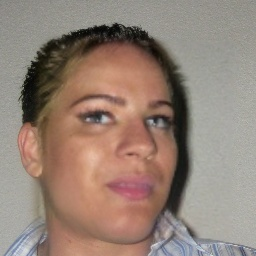
#> input picture backend/evaluation/datasets/development_train/fake_00051.jpg, 256 x 256 px
$ python -i run_representation_ablation.py   (imports and definitions only)   (older library calls are emulated)
#> lines starting #> are read from the running program, lines starting #| are printed output that depends on the picture
### backend/app/config.py
from pathlib import Path
import os
from PIL import Image

# Load environment variables from .env if present
try:
    from dotenv import load_dotenv
    _backend_dir = Path(__file__).resolve().parent.parent
    _root_dir = _backend_dir.parent
    if (_root_dir / ".env").exists():
        load_dotenv(_root_dir / ".env")
    elif (_backend_dir / ".env").exists():
        load_dotenv(_backend_dir / ".env")
    else:
        load_dotenv()
except ImportError:
    pass

# Base directories
BACKEND_DIR = Path(__file__).resolve().parent.parent
WORKSPACE_ROOT = BACKEND_DIR.parent

# Configurable storage directories (supports relative to BACKEND_DIR or absolute)
_uploads_env = os.getenv("UPLOADS_DIR", "uploads")
UPLOADS_DIR = Path(_uploads_env) if os.path.isabs(_uploads_env) else (BACKEND_DIR / _uploads_env)

_results_env = os.getenv("RESULTS_DIR", "results")
RESULTS_DIR = Path(_results_env) if os.path.isabs(_results_env) else (BACKEND_DIR / _results_env)

# Ensure directories exist
UPLOADS_DIR.mkdir(parents=True, exist_ok=True)
RESULTS_DIR.mkdir(parents=True, exist_ok=True)

# Media-specific size limits (configurable via env)
MAX_IMAGE_SIZE_BYTES: int = int(os.getenv("MAX_IMAGE_SIZE_BYTES", str(20 * 1024 * 1024)))  # 20 MB
MAX_VIDEO_SIZE_BYTES: int = int(os.getenv("MAX_VIDEO_SIZE_BYTES", str(100 * 1024 * 1024)))  # 100 MB
MAX_FILE_SIZE_BYTES: int = MAX_VIDEO_SIZE_BYTES  # Backward compatibility alias

# Image dimension and pixel constraints (decompression bomb protection)
MAX_IMAGE_PIXELS: int = int(os.getenv("MAX_IMAGE_PIXELS", "25000000"))  # 25M pixels
MAX_IMAGE_DIMENSION: int = int(os.getenv("MAX_IMAGE_DIMENSION", "8192"))  # 8192px width/height

# Prevent Pillow decompression bombs globally
Image.MAX_IMAGE_PIXELS = MAX_IMAGE_PIXELS

# Video decoding resource constraints
MAX_VIDEO_DIMENSION: int = int(os.getenv("MAX_VIDEO_DIMENSION", "4096"))  # 4096px width/height
MAX_VIDEO_DURATION_SECONDS: float = float(os.getenv("MAX_VIDEO_DURATION_SECONDS", "600.0"))  # 10 minutes
MAX_VIDEO_FPS: float = float(os.getenv("MAX_VIDEO_FPS", "120.0"))  # 120 FPS

# Benchmark workload limit
MAX_BENCHMARK_SAMPLES: int = int(os.getenv("MAX_BENCHMARK_SAMPLES", "500"))

ALLOWED_IMAGE_EXTENSIONS = {"jpg", "jpeg", "png", "webp"}
ALLOWED_VIDEO_EXTENSIONS = {"mp4", "mov"}
ALLOWED_EXTENSIONS = ALLOWED_IMAGE_EXTENSIONS | ALLOWED_VIDEO_EXTENSIONS

ALLOWED_MIME_TYPES = {
    "image/jpeg",
    "image/png",
    "image/webp",
    "video/mp4",
    "video/quicktime",
}

# Magic bytes headers for content verification
MAGIC_NUMBERS = {
    "jpg": [b"\xFF\xD8\xFF"],
    "jpeg": [b"\xFF\xD8\xFF"],
    "png": [b"\x89PNG\r\n\x1a\n"],
    "webp": [b"RIFF"],  # WebP begins with RIFF....WEBP
    "mp4": [b"ftyp", b"\x00\x00\x00"],  # mp4 boxes
    "mov": [b"moov", b"mdat", b"ftyp", b"wide", b"\x00\x00\x00"],
}

# Server binding configuration
HOST: str = os.getenv("HOST", "0.0.0.0")
PORT: int = int(os.getenv("PORT", "8000"))

# Configurable Model Paths
DEEPFAKE_MODEL_DIR = Path(os.getenv("DEEPFAKE_MODEL_DIR", str(WORKSPACE_ROOT / "deepfake_model")))
BENCH_DIR = DEEPFAKE_MODEL_DIR / "DeepfakeBench"
TRAINING_DIR = BENCH_DIR / "training"

XCEPTION_CONFIG_PATH = Path(os.getenv("XCEPTION_CONFIG_PATH", str(TRAINING_DIR / "config" / "detector" / "xception.yaml")))
XCEPTION_WEIGHTS_PATH = Path(os.getenv("XCEPTION_WEIGHTS_PATH", str(TRAINING_DIR / "weights" / "xception_best.pth")))
MESO4_WEIGHTS_PATH = Path(os.getenv("MESO4_CHECKPOINT_PATH", str(TRAINING_DIR / "weights" / "meso4_best.pth")))
YUNET_MODEL_PATH = Path(os.getenv("YUNET_MODEL_PATH", str(BACKEND_DIR / "app" / "models" / "face_detection_yunet.onnx")))

# CORS settings (configurable via comma-separated CORS_ORIGINS)
_cors_env = os.getenv("CORS_ORIGINS", "")
if _cors_env.strip():
    CORS_ORIGINS = [orig.strip() for orig in _cors_env.split(",") if orig.strip()]
else:
    CORS_ORIGINS = [
        "http://localhost:5173",
        "http://127.0.0.1:5173",
        "http://localhost:3000",
        "http://127.0.0.1:3000",
    ]

# Thumbnails directory for video frame previews
THUMBNAILS_DIR = UPLOADS_DIR / "thumbnails"
THUMBNAILS_DIR.mkdir(parents=True, exist_ok=True)

# Heatmaps directory for Grad-CAM explainability overlays
HEATMAPS_DIR = UPLOADS_DIR / "heatmaps"
HEATMAPS_DIR.mkdir(parents=True, exist_ok=True)

# Forensics directories for frequency-domain artifacts
FORENSICS_DIR = UPLOADS_DIR / "forensics"
FREQUENCY_DIR = FORENSICS_DIR / "frequency"
FREQUENCY_DIR.mkdir(parents=True, exist_ok=True)

# Forensic Detection Threshold Configuration
# In binary cross-entropy classification, 0.5 represents the standard Bayesian decision boundary
# between authentic (class 0) and manipulated (class 1).
# Operators can configure DEEPFAKE_THRESHOLD via environment variable:
# - Lower values (e.g. 0.40): Higher sensitivity / recall for deepfake triage screening
# - Higher values (e.g. 0.65): Lower false alarm rate for high-confidence forensic flagging
DEEPFAKE_THRESHOLD: float = float(os.getenv("DEEPFAKE_THRESHOLD", "0.5"))

# Video Sampling & Analysis Configuration
# VIDEO_SAMPLE_INTERVAL: Interval between sampled frames (e.g. 15 = sample every 15th frame, ~0.5s at 30 fps)
# MAX_ANALYZED_FRAMES: Maximum number of frames analyzed per video to ensure low latency
VIDEO_SAMPLE_INTERVAL: int = int(os.getenv("VIDEO_SAMPLE_INTERVAL", "15"))
MAX_ANALYZED_FRAMES: int = int(os.getenv("MAX_ANALYZED_FRAMES", "30"))

# Evaluation & Benchmark Isolation Directories
EVALUATION_DIR = BACKEND_DIR / "evaluation"
DATASETS_DIR = EVALUATION_DIR / "datasets"
MANIFESTS_DIR = EVALUATION_DIR / "manifests"
BENCHMARK_RESULTS_DIR = EVALUATION_DIR / "results"
BENCHMARK_REPORTS_DIR = EVALUATION_DIR / "reports"

for d in (EVALUATION_DIR, DATASETS_DIR, MANIFESTS_DIR, BENCHMARK_RESULTS_DIR, BENCHMARK_REPORTS_DIR):
    d.mkdir(parents=True, exist_ok=True)
#> further down, picture is the input picture: shape (256, 256, 3); mean B, G, R 118.3, 129.9, 148.6

### backend/evaluation/run_representation_ablation.py
"""
DEEPTRACE - Phase 2C: Controlled Input-Representation Ablation
=============================================================
Ablates and compares 5 explicitly labeled model variants on the development dataset:
Variant A: Frozen Spatial Xception Baseline (Unchanged)
Variant B: Frequency-Only (Full-Canvas Representation)
Variant C: Frequency-Only (Primary-Face-Crop Representation)
Variant D: Fused Model (Xception + Full-Canvas Frequency Features)
Variant E: Fused Model (Xception + Primary-Face-Crop Frequency Features)

Training Partition:   Development Train (Pairs 0050-0149, N=200)
Validation Partition: Development Validation (Pairs 0150-0199, N=100) - EXPLORATORY
"""

import sys
import os
import json
import cv2
import numpy as np
from pathlib import Path
from typing import Dict, Any, List, Tuple
from sklearn.linear_model import LogisticRegression
from sklearn.preprocessing import StandardScaler
from sklearn.metrics import (
    confusion_matrix, roc_auc_score, average_precision_score,
    precision_recall_curve, auc
)

BACKEND_DIR = Path(__file__).resolve().parent.parent
if str(BACKEND_DIR) not in sys.path:
    sys.path.insert(0, str(BACKEND_DIR))

from app.services.face_service import detect_and_crop_faces
from app.services.detection_service import DEEPFAKE_THRESHOLD

EVAL_DIR = BACKEND_DIR / "evaluation"
BASELINE_PATH = EVAL_DIR / "results" / "development_baseline_metrics.json"
OUTPUT_JSON_PATH = EVAL_DIR / "results" / "phase2c_representation_ablation.json"


def extract_8d_frequency_features(img_bgr: np.ndarray) -> np.ndarray:
    """
    Computes 8-dimensional deterministic frequency feature vector:
    1. FFT high-frequency ratio (rho >= 0.50)
    2. FFT mid-frequency ratio (0.15 <= rho < 0.50)
    3. FFT low-frequency ratio (rho < 0.15)
    4. FFT spectral centroid
    5. FFT log magnitude mean
    6. DCT high-frequency AC energy ratio
    7. DCT mid-frequency AC energy ratio
    8. Log-Laplacian edge variance
    """
    if img_bgr is None or img_bgr.size == 0:
        return np.zeros(8, dtype=np.float32)

    gray = cv2.cvtColor(img_bgr, cv2.COLOR_BGR2GRAY)
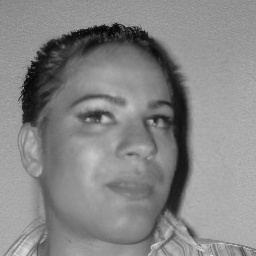
#> gray: shape (256, 256); min 5, max 218, mean 134.2
    gray_256 = cv2.resize(gray, (256, 256), interpolation=cv2.INTER_AREA)
    h, w = gray_256.shape
#> h = 256; w = 256

    # 2D Fast Fourier Transform
    f = np.fft.fft2(np.float32(gray_256))
    f_shift = np.fft.fftshift(f)
    mag = np.abs(f_shift)

    cy, cx = h / 2.0, w / 2.0
#> cy = 128; cx = 128
    y_coords, x_coords = np.ogrid[:h, :w]
#> y_coords = 256 values from 0 to 255
    distances = np.sqrt((y_coords - cy) ** 2 + (x_coords - cx) ** 2)
    max_radius = np.sqrt(cy ** 2 + cx ** 2)
#> max_radius = 181
    rho = distances / max_radius

    squared_mag = mag ** 2
    total_energy = float(np.sum(squared_mag)) + 1e-10
#> total_energy = 8.39e+13
    low_ratio = float(np.sum(squared_mag[rho < 0.15])) / total_energy
#> low_ratio = 0.998
    mid_ratio = float(np.sum(squared_mag[(rho >= 0.15) & (rho < 0.50)])) / total_energy
#> mid_ratio = 0.00189
    high_ratio = float(np.sum(squared_mag[rho >= 0.50])) / total_energy
#> high_ratio = 0.000477

    mag_sum = float(np.sum(mag)) + 1e-10
#> mag_sum = 146857737.3
    spectral_centroid = float(np.sum(rho * mag) / mag_sum)
#> spectral_centroid = 0.282
    log_mag_mean = float(np.mean(np.log1p(mag)))
#> log_mag_mean = 6.97

    # 2D Discrete Cosine Transform (DCT)
    float_img = np.float32(gray_256) / 255.0
    dct_coeffs = cv2.dct(float_img)
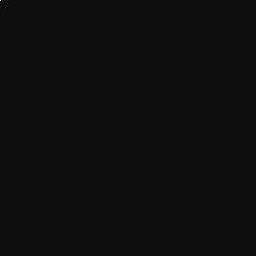
#> dct_coeffs: shape (256, 256) float32; min -8.1, max 134.7, mean 0; drawn with min black and max white
    dct_ac = np.abs(dct_coeffs)
    dct_ac[0, 0] = 0.0
#> dct_ac: shape (256, 256) float32; min 0, max 11.49, mean 0.0291
    total_ac = float(np.sum(dct_ac ** 2)) + 1e-10
#> total_ac = 1549.6

    dct_dist = np.sqrt(y_coords ** 2 + x_coords ** 2) / np.sqrt(h ** 2 + w ** 2)
    dct_mid_ratio = float(np.sum((dct_ac ** 2)[(dct_dist >= 0.15) & (dct_dist < 0.50)])) / total_ac
#> dct_mid_ratio = 0.0233
    dct_high_ratio = float(np.sum((dct_ac ** 2)[dct_dist >= 0.50])) / total_ac
#> dct_high_ratio = 0.00588

    lap_var = float(cv2.Laplacian(gray_256, cv2.CV_64F).var())
#> lap_var = 336

    return np.array([
        high_ratio, mid_ratio, low_ratio,
        spectral_centroid, log_mag_mean,
        dct_high_ratio, dct_mid_ratio,
        np.log1p(lap_var)
    ], dtype=np.float32)


# [300 lines left out: functions compute_metrics, main, not called in this run]


# [2 lines not run here, left out]

>>> import cv2
>>> picture = cv2.imread('datasets/development_train/fake_00051.jpg')
>>> result = extract_8d_frequency_features(picture)
#> result = [0.000477, 0.00189, 0.998, 0.282, 6.97, 0.00588, 0.0233, 5.82]

$ run again, on backend/evaluation/datasets/development_validation/fake_00152.jpg
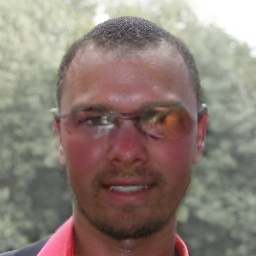
#> input picture backend/evaluation/datasets/development_validation/fake_00152.jpg, 256 x 256 px
#> picture is the input picture: shape (256, 256, 3); mean B, G, R 117.5, 126, 140.3
#> in extract_8d_frequency_features, `gray = cv2.cvtColor(img_bgr, cv2.COLOR_BGR2GRAY)`:
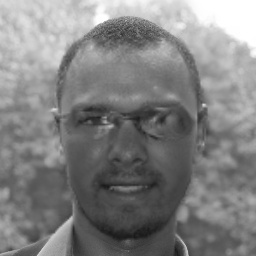
#> gray: shape (256, 256); min 24, max 255, mean 129.3
#> total_energy = 8.26e+13
#> low_ratio = 0.997
#> mid_ratio = 0.00293
#> high_ratio = 0.000496
#> mag_sum = 130825022.6
#> spectral_centroid = 0.244
#> log_mag_mean = 6.6
#> total_ac = 2532.5
#> dct_mid_ratio = 0.0108
#> dct_high_ratio = 0.00129
#> lap_var = 138.2
#> result = [0.000496, 0.00293, 0.997, 0.244, 6.6, 0.00129, 0.0108, 4.94]

$ run again, on backend/evaluation/datasets/external_benchmark/fake_00000.jpg
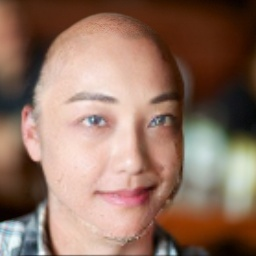
#> input picture backend/evaluation/datasets/external_benchmark/fake_00000.jpg, 256 x 256 px
#> picture is the input picture: shape (256, 256, 3); mean B, G, R 98.2, 113.9, 144.7
#> in extract_8d_frequency_features, `gray = cv2.cvtColor(img_bgr, cv2.COLOR_BGR2GRAY)`:
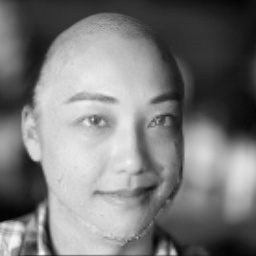
#> gray: shape (256, 256); min 3, max 247, mean 121.3
#> total_energy = 8.51e+13
#> low_ratio = 0.997
#> mid_ratio = 0.00235
#> high_ratio = 0.000221
#> mag_sum = 136803243.9
#> spectral_centroid = 0.175
#> log_mag_mean = 6.02
#> in extract_8d_frequency_features, `dct_coeffs = cv2.dct(float_img)`:
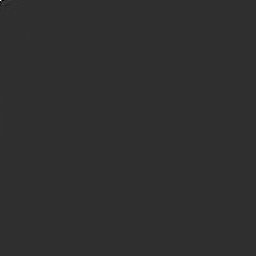
#> dct_coeffs: shape (256, 256) float32; min -28.18, max 121.8, mean 0; drawn with min black and max white
#> total_ac = 5147.9
#> dct_mid_ratio = 0.00537
#> dct_high_ratio = 0.000173
#> lap_var = 74.07
#> result = [0.000221, 0.00235, 0.997, 0.175, 6.02, 0.000173, 0.00537, 4.32]
